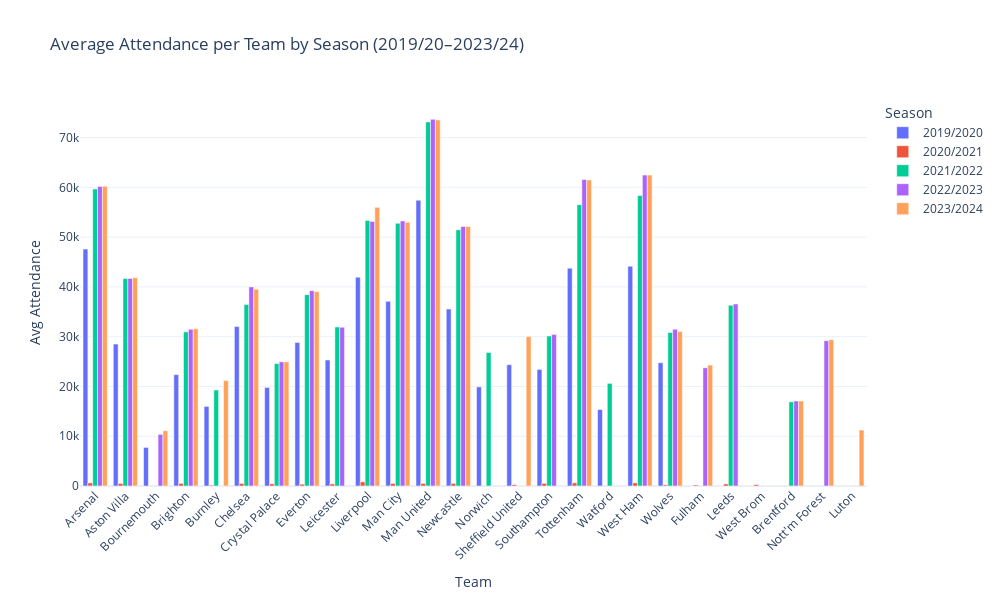

Source (notebook cell):
### Code cell
# Group by team and season to compute average attendance
grouped = df.groupby(['Home', 'Season'])['Attendance'].mean().reset_index()

# Create the grouped bar chart
fig = px.bar(
    grouped,
    x='Home',
    y='Attendance',
    color='Season',
    barmode='group',
    title='Average Attendance per Team by Season (2019/20–2023/24)',
    labels={'Home': 'Team', 'Attendance': 'Avg Attendance'},
    height=600,
    width=1000
)

fig.update_layout(
    xaxis_tickangle=-45,
    template='plotly_white',
    legend_title_text='Season'
)

# Show the figure
fig.show()

# Optional: Save to HTML
fig.write_html("grouped_bar_attendance.html")

### Figure 1 — Plotly figure (JSON) as saved in the notebook; plotly's stock layout.template omitted (floating-point values rounded to 4 significant figures)
{"data": [{"alignmentgroup": "True", "hovertemplate": "Season=2019/2020<br>Team=%{x}<br>Avg Attendance=%{y}<extra></extra>", "legendgroup": "2019/2020", "marker": {"color": "#636efa", "pattern": {"shape": ""}}, "name": "2019/2020", "offsetgroup": "2019/2020", "orientation": "v", "showlegend": true, "textposition": "auto", "type": "bar", "x": ["Arsenal", "Aston Villa", "Bournemouth", "Brighton", "Burnley", "Chelsea", "Crystal Palace", "Everton", "Leicester", "Liverpool", "Man City", "Man United", "Newcastle", "Norwich", "Sheffield United", "Southampton", "Tottenham", "Watford", "West Ham", "Wolves"], "xaxis": "x", "y": [47590.0, 28500.0, 7745.0, 22370.0, 15990.0, 32020.0, 19780.0, 28850.0, 25310.0, 41950.0, 37100.0, 57420.0, 35550.0, 19910.0, 24370.0, 23430.0, 43760.0, 15350.0, 44150.0, 24760.0], "yaxis": "y"}, {"alignmentgroup": "True", "hovertemplate": "Season=2020/2021<br>Team=%{x}<br>Avg Attendance=%{y}<extra></extra>", "legendgroup": "2020/2021", "marker": {"color": "#EF553B", "pattern": {"shape": ""}}, "name": "2020/2021", "offsetgroup": "2020/2021", "orientation": "v", "showlegend": true, "textposition": "auto", "type": "bar", "x": ["Arsenal", "Aston Villa", "Brighton", "Burnley", "Chelsea", "Crystal Palace", "Everton", "Fulham", "Leeds", "Leicester", "Liverpool", "Man City", "Man United", "Newcastle", "Sheffield United", "Southampton", "Tottenham", "West Brom", "West Ham", "Wolves"], "xaxis": "x", "y": [631.6, 526.3, 523.4, 178.3, 526.3, 447.4, 367.8, 210.5, 421.1, 421.1, 836.9, 526.3, 526.3, 526.3, 263.2, 526.3, 631.6, 282.7, 631.6, 236.8], "yaxis": "y"}, {"alignmentgroup": "True", "hovertemplate": "Season=2021/2022<br>Team=%{x}<br>Avg Attendance=%{y}<extra></extra>", "legendgroup": "2021/2022", "marker": {"color": "#00cc96", "pattern": {"shape": ""}}, "name": "2021/2022", "offsetgroup": "2021/2022", "orientation": "v", "showlegend": true, "textposition": "auto", "type": "bar", "x": ["Arsenal", "Aston Villa", "Brentford", "Brighton", "Burnley", "Chelsea", "Crystal Palace", "Everton", "Leeds", "Leicester", "Liverpool", "Man City", "Man United", "Newcastle", "Norwich", "Southampton", "Tottenham", "Watford", "West Ham", "Wolves"], "xaxis": "x", "y": [59670.0, 41680.0, 16920.0, 30970.0, 19280.0, 36440.0, 24590.0, 38450.0, 36310.0, 31940.0, 53350.0, 52770.0, 73150.0, 51490.0, 26840.0, 30130.0, 56520.0, 20610.0, 58370.0, 30840.0], "yaxis": "y"}, {"alignmentgroup": "True", "hovertemplate": "Season=2022/2023<br>Team=%{x}<br>Avg Attendance=%{y}<extra></extra>", "legendgroup": "2022/2023", "marker": {"color": "#ab63fa", "pattern": {"shape": ""}}, "name": "2022/2023", "offsetgroup": "2022/2023", "orientation": "v", "showlegend": true, "textposition": "auto", "type": "bar", "x": ["Arsenal", "Aston Villa", "Bournemouth", "Brentford", "Brighton", "Chelsea", "Crystal Palace", "Everton", "Fulham", "Leeds", "Leicester", "Liverpool", "Man City", "Man United", "Newcastle", "Nott'm Forest", "Southampton", "Tottenham", "West Ham", "Wolves"], "xaxis": "x", "y": [60190.0, 41710.0, 10360.0, 17080.0, 31480.0, 40000.0, 24950.0, 39240.0, 23750.0, 36570.0, 31890.0, 53160.0, 53250.0, 73671, 52130.0, 29190.0, 30440.0, 61590.0, 62460.0, 31480.0], "yaxis": "y"}, {"alignmentgroup": "True", "hovertemplate": "Season=2023/2024<br>Team=%{x}<br>Avg Attendance=%{y}<extra></extra>", "legendgroup": "2023/2024", "marker": {"color": "#FFA15A", "pattern": {"shape": ""}}, "name": "2023/2024", "offsetgroup": "2023/2024", "orientation": "v", "showlegend": true, "textposition": "auto", "type": "bar", "x": ["Arsenal", "Aston Villa", "Bournemouth", "Brentford", "Brighton", "Burnley", "Chelsea", "Crystal Palace", "Everton", "Fulham", "Liverpool", "Luton", "Man City", "Man United", "Newcastle", "Nott'm Forest", "Sheffield United", "Tottenham", "West Ham", "Wolves"], "xaxis": "x", "y": [60240.0, 41860.0, 11100.0, 17080.0, 31590.0, 21180.0, 39520.0, 24930.0, 39040.0, 24300.0, 55980.0, 11240.0, 53010.0, 73533, 52120.0, 29390.0, 30010.0, 61480.0, 62460.0, 31030.0], "yaxis": "y"}], "layout": {"barmode": "group", "height": 600, "legend": {"title": {"text": "Season"}, "tracegroupgap": 0}, "title": {"text": "Average Attendance per Team by Season (2019/20–2023/24)"}, "width": 1000, "xaxis": {"anchor": "y", "autorange": true, "domain": [0, 1], "range": [-0.5, 25.5], "tickangle": -45, "title": {"text": "Team"}, "type": "category"}, "yaxis": {"anchor": "x", "autorange": true, "domain": [0, 1], "range": [0, 77550.0], "title": {"text": "Avg Attendance"}, "type": "linear"}}}
